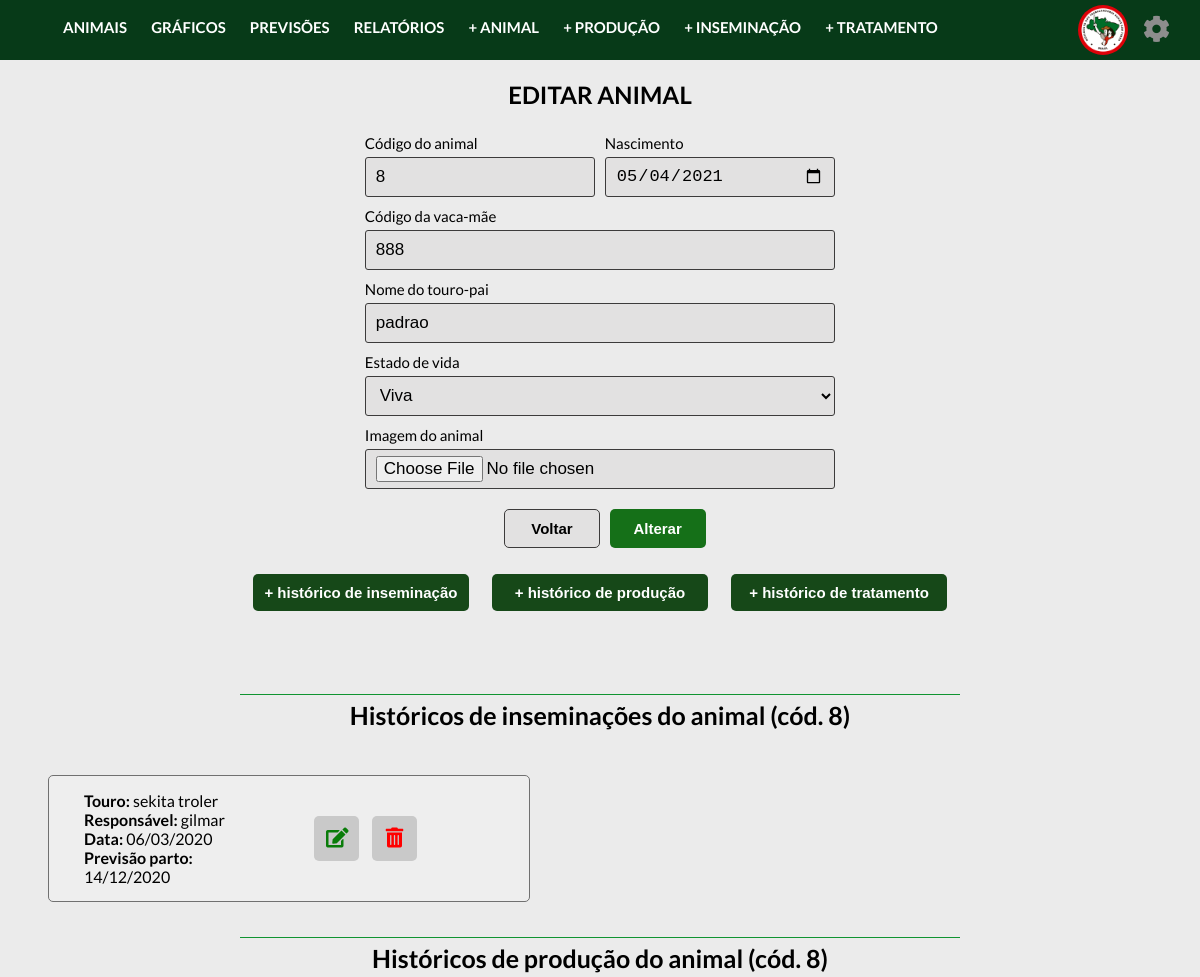
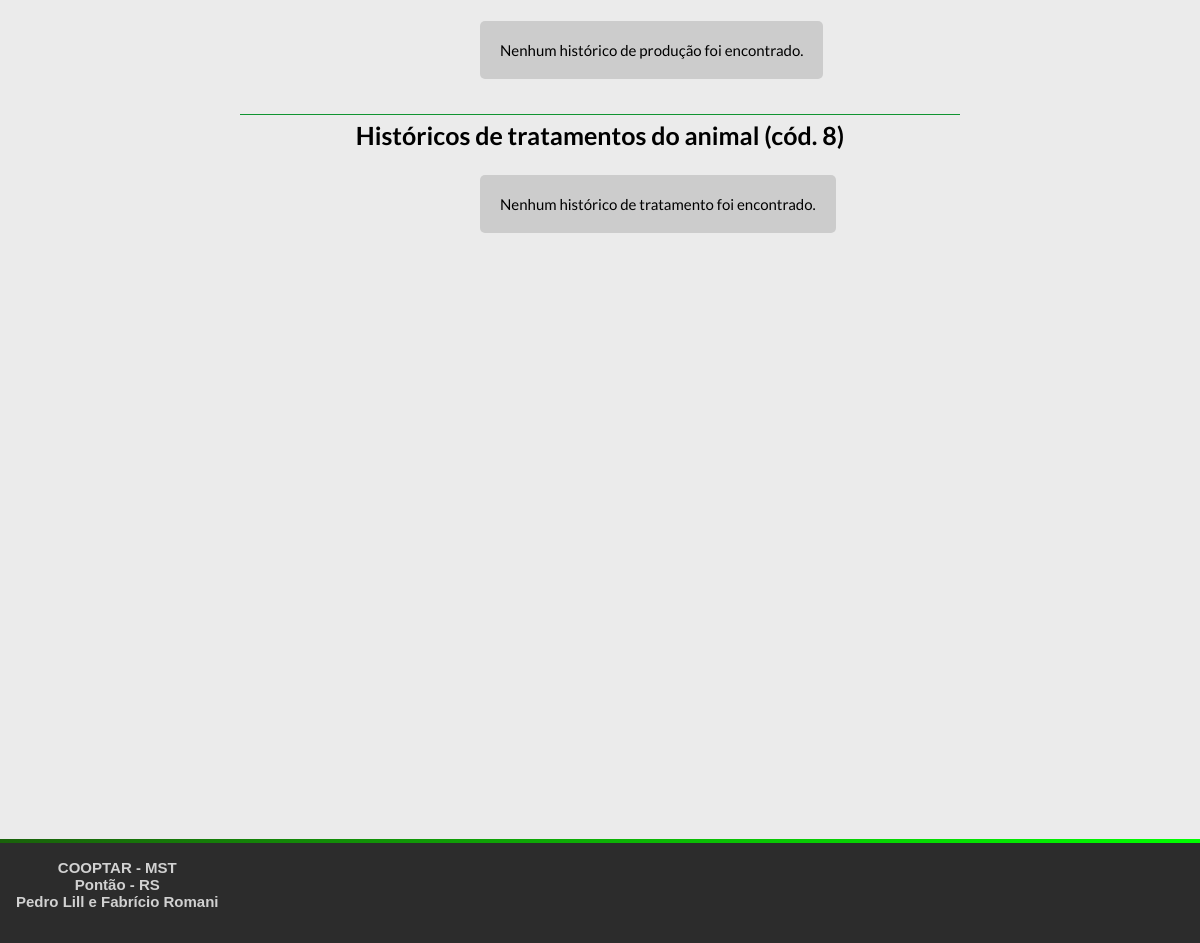
/controller/animalController.php?acao=altera&codAnimal=8, run on the app's committed database (2 pictures, top to bottom).
### tables this page shows
create table animal(
  codAnimal INTEGER NOT NULL,
  dtNascimento DATE NOT NULL,
  codMae INTEGER NOT NULL,
  nomePai VARCHAR(30) NOT NULL,
  estadoVida VARCHAR(10) NOT NULL,
  motivoMorte VARCHAR(30) NULL,
  dataMorte DATE NULL,
  nomeImagem VARCHAR(30) NOT NULL,
  PRIMARY KEY (codAnimal)
);

create table inseminacao(
  codInseminacao INTEGER AUTO_INCREMENT PRIMARY KEY,
  codAnimal INTEGER NOT NULL,
  dtInseminacao DATE NOT NULL,
  dtPrevSecagem DATE NOT NULL,
  dtPrevParto DATE NOT NULL,
  touroInseminador VARCHAR(20) NOT NULL,
  inseminadorResponsavel VARCHAR(40) NOT NULL,
  retorno VARCHAR(10) NOT NULL,
  obs TEXT,
   
  FOREIGN KEY (codAnimal) REFERENCES animal(codAnimal)
);

### controller/classes/Conexao.php (called while the page is built)
<?php
    class Conexao{
        public static $conexao;
        public static function conecta(){
            if(!isset(self::$conexao)){
                try{
                    self::$conexao = new PDO("mysql:host=localhost; dbname=projetointegrado", "admcooptar", "12345");
                }
                catch(PDOException $e){
                    echo "Erro de conexão: ". $e->getMessage();
                    die();
                }
            }
            return self::$conexao;
        }
    }
?>

### controller/classes/AnimalDAO.php (called while the page is built, shortened)
<?php
    require_once "Conexao.php";
    require_once "Animal.php";
    class AnimalDAO{
        public $conexao;
        public function __construct(){
            $this->conexao = Conexao::conecta();
        }
        public function buscar($codAnimal){
            try{
                $query = $this->conexao->prepare("select * from animal where codAnimal=:c");
                $query->bindParam(":c", $codAnimal, PDO::PARAM_INT);
                $query->execute();
                $registros = $query->fetchAll(PDO::FETCH_CLASS, "Animal");
                return $registros[0];
            }
            catch(PDOException $e){
                echo "Erro no acesso aos dados: ". $e->getMessage();
            }
        }
    }
?>

### controller/classes/Animal.php (called while the page is built, shortened)
<?php
    class Animal{
        private $codAnimal;
        private $dtNascimento;
        private $codMae;
        private $nomePai;
        private $estadoVida;
        private $nomeImagem;
        public function getCodAnimal(){
            return $this->codAnimal;
        }
        public function getDtNascimento(){
            return $this->dtNascimento;
        }
        public function getCodMae(){
            return $this->codMae;
        }
        public function getNomePai(){
            return $this->nomePai;
        }
        public function getEstadoVida(){
            return $this->estadoVida;
        }
        public function getNomeImagem(){
            return $this->nomeImagem;
        }
    }
?>

### controller/classes/InseminacaoDAO.php (called while the page is built, shortened)
<?php
    require_once "Conexao.php";
    require_once "Inseminacao.php";
    class InseminacaoDAO{
        public $conexao;
        public function __construct(){
            $this->conexao = Conexao::conecta();
        }
        public function buscaLista($codAnimal){
            try{
                $query = $this->conexao->prepare("select * from inseminacao where codAnimal = :c");
                $query->bindParam(":c", $codAnimal, PDO::PARAM_INT);
                $query->execute();
                $registros = $query->fetchAll(PDO::FETCH_CLASS, "Inseminacao");
                return $registros;
            }
            catch(PDOException $e){
                echo "Erro no acesso aos dados: ". $e->getMessage();
            }
        }
    }
?>

### controller/classes/Inseminacao.php (called while the page is built, shortened)
<?php
    class Inseminacao{
        private $codInseminacao;
        private $dtInseminacao;
        private $dtPrevParto;
        private $touroInseminador;
        private $inseminadorResponsavel;
        public function getCodInseminacao(){
            return $this->codInseminacao;
        }
        public function getDtInseminacao(){
            return $this->dtInseminacao;
        }
        public function getDtPrevParto(){
            return $this->dtPrevParto;
        }
        public function getTouroInseminador(){
            return $this->touroInseminador;
        }
        public function getInseminadorResponsavel(){
            return $this->inseminadorResponsavel;
        }
    }
?>

### controller/classes/ProducaoDAO.php (called while the page is built, shortened)
<?php
    require_once "Conexao.php";
    class ProducaoDAO{
        public $conexao;
        public function __construct(){
            $this->conexao = Conexao::conecta();
        }
        public function buscaLista($codAnimal){
            try{
                $query = $this->conexao->prepare("select * from producao where codAnimal = :c");
                $query->bindParam(":c", $codAnimal, PDO::PARAM_INT);
                $query->execute();
                $registros = $query->fetchAll(PDO::FETCH_CLASS, "Producao");
                return $registros;
            }
            catch(PDOException $e){
                echo "Erro no acesso aos dados: ". $e->getMessage();
            }
        }
    }
?>

### controller/classes/TratamentoDAo.php (called while the page is built, shortened)
<?php
    require_once "Conexao.php";
    class TratamentoDAO{
        public $conexao;
        public function __construct(){
            $this->conexao = Conexao::conecta();
        }
        public function buscaLista($codAnimal){
            try{
                $query = $this->conexao->prepare("select * from tratamento where codAnimal = :c");
                $query->bindParam(":c", $codAnimal, PDO::PARAM_INT);
                $query->execute();
                $registros = $query->fetchAll(PDO::FETCH_CLASS, "Tratamento");
                return $registros;
            }
            catch(PDOException $e){
                echo "Erro no acesso aos dados: ". $e->getMessage();
            }
        }
    }
?>

### controller/views/alteraAnimal.php (the view, shortened to what this page needs)
<main>
  <?php
    $codAnimal = isset($_POST['field_codAnimal']) ? $_POST['field_codAnimal'] : $animal->getCodAnimal();
    $dtNascimento = isset($_POST['field_dtNascimento']) ? $_POST['field_dtNascimento'] : $animal->getDtNascimento();
    $codMae = isset($_POST['field_codMae']) ? $_POST['field_codMae'] : $animal->getCodMae();
    $nomePai = isset($_POST['field_nomePai']) ? $_POST['field_nomePai'] : $animal->getNomePai();
    $estadoVida = isset($_POST['field_estadoVida']) ? $_POST['field_estadoVida'] : $animal->getEstadoVida();
    $nomeImagem = isset($_FILES['field_imagem']['name'])?($_FILES['field_imagem']['name']) : $animal->getNomeImagem();
  ?>
<?php require_once("../includes/header.php");?>
<form action="" class="container-historicos" name="form-inseminacao" method="post" enctype="multipart/form-data">
  <h2>EDITAR ANIMAL</h2>
  <div class="div-metade">
    <label class="label-cadastra" for="id_codAnimal">Código do animal </label>
    <input type="number" name="field_codAnimal" id="id_codAnimal" value="<?=$codAnimal ?>" required>
  </div>
  <div class="div-metade">
    <label class="label-cadastra" for="id_dtNascimento">Nascimento </label>
    <input type="date" name="field_dtNascimento" maxlength="100" id="id_dtNascimento" value="<?=$dtNascimento?>" required>
  </div>
  <div class="div-inteira">
    <label class="label-cadastra" for="id_codMae">Código da vaca-mãe </label>
    <input type="number" name="field_codMae" maxlength="100" id="id_codMae" value="<?=$codMae?>" required>
  </div>
  <div class="div-inteira">
    <label class="label-cadastra" for="id_nomePai">Nome do touro-pai </label>
    <input type="text" name="field_nomePai" maxlength="50" id="id_nomePai" value="<?=$nomePai?>" required>
  </div>
  <div class="div-inteira">
    <label class="label-cadastra" for="id_estadoVida">Estado de vida </label>
    <select name="field_estadoVida" id="id_estadoVida" onChange="estadoVida()" required >
        <option value="Viva" value="<?=$estadoVida?>">Viva</option>
  </select>
  </div>
  <div class="div-inteira">
    <label class="label-cadastra" for="id_nomeImagem">Imagem do animal </label>
    <input type="file" name="field_imagem" id="id_imagem" maxlength="50" id="id_nomeImagem" value="<?=$nomeImagem?>" required>
  </div>
  <button name="adiciona" class="button-form-voltar" type="button" onclick="botaoVoltar('alteraAnimal')">Voltar</button>
  <button name="adiciona" class="button-form-altera" type="submit">Alterar</button>
</form>
<div class="botoes-adiciona">
  <button name="adiciona" class="button-adiciona-historico-altera" onclick="adicionaHistoricoInse(<?=$codAnimal ?>)">+ histórico de inseminação</button>
  <button name="adiciona" class="button-adiciona-historico-altera" onclick="adicionaHistoricoProd(<?=$codAnimal ?>)">+ histórico de produção</button>
  <button name="adiciona" class="button-adiciona-historico-altera" onclick="adicionaHistoricoTrat(<?=$codAnimal ?>)">+ histórico de tratamento</button>
</div>
<br>
<br>
<?php include("listaInseminacao.php");?>
<?php include("listaProducao.php");?>
<?php include("listaTratamento.php");?>
<?php require_once("../includes/footer.php");?>
</main>

### controller/views/listaInseminacao.php (shortened to what this page needs)
<!DOCTYPE html>
<html lang="pt-br">
<head>
  <link href="../css/style.css" rel="stylesheet">
  <link href="../css/adicionar-animal.css" rel="stylesheet">
  <link href="../css/lista-animais.css" rel="stylesheet">
</head>
<div class="lista_animais">
  <?php
    require_once "../controller/classes/InseminacaoDAO.php";
    $obj = new InseminacaoDAO();
    $lista = $obj->buscaLista($codAnimal);
    ?>
    <h3>Históricos de inseminações do animal (cód. <?=$codAnimal?>)</h3>
    <?php
    if(count($lista) == 0){
    ?>
       <div class="div-nenhum-historico">
        <p>Nenhum histórico de inseminação foi encontrado.</p>
       </div>
    <?php
    }else{
      foreach ($lista as $inseminacao){
    ?>
      <div class="animal-historico">
          <div class="label">
              <div class="animal_descricao">
              <strong>Touro: </strong> <?=$inseminacao->getTouroInseminador()?> <br>
              <strong>Responsável: </strong> <?=$inseminacao->getInseminadorResponsavel()?> <br>
              <strong>Data: </strong> <?=date('d/m/Y', strtotime("+0 days",strtotime($inseminacao->getDtInseminacao())));?> <br>
              <strong>Previsão parto: </strong> <?=date('d/m/Y', strtotime("+0 days",strtotime($inseminacao->getDtPrevParto())));?>
            </div>
            <div>
              <button name="altera" class="button-edit" onclick="window.location.href='inseminacaoController.php?acao=altera&codInseminacao=<?=$inseminacao->getCodInseminacao() ?>'"><i class="fa fa-edit fa-1x"></i></button>
              <button name="exclui" class="button-delete" onclick=""><i class="fa fa-trash-alt fa-1x"></i></button>
            </div>
          </div>
      </div>
    <?php
      }
    }
  ?>
</div>

### controller/views/listaProducao.php (shortened to what this page needs)
<!DOCTYPE html>
<html lang="pt-br">
<head>
  <link href="../css/style.css" rel="stylesheet">
  <link href="../css/adicionar-animal.css" rel="stylesheet">
  <link href="../css/lista-animais.css" rel="stylesheet">
</head>
<div class="lista_animais">
  <?php
  require_once "../controller/classes/ProducaoDAO.php";
  $obj = new ProducaoDAO();
  $lista = $obj->buscaLista($codAnimal);
  ?>
  <h3>Históricos de produção do animal (cód. <?=$codAnimal?>)</h3>
  <?php
  if(count($lista) == 0){
    ?>
    <div class="div-nenhum-historico">
     <p>Nenhum histórico de produção foi encontrado.</p>
    </div>
   <?php
    }
  ?>
</div>

### controller/views/listaTratamento.php (shortened to what this page needs)
<!DOCTYPE html>
<html lang="pt-br">
<head>
  <link href="../css/style.css" rel="stylesheet">
  <link href="../css/adicionar-animal.css" rel="stylesheet">
  <link href="../css/lista-animais.css" rel="stylesheet">
</head>
<div class="lista_animais">
  <?php
  require_once "../controller/classes/TratamentoDAO.php";
  $obj = new TratamentoDAO();
  $lista = $obj->buscaLista($codAnimal);
  ?>
  <h3>Históricos de tratamentos do animal (cód. <?=$codAnimal?>)</h3>
  <?php
  if(count($lista) == 0){
    ?>
    <div class="div-nenhum-historico">
     <p>Nenhum histórico de tratamento foi encontrado.</p>
    </div>
   <?php
    }
  ?>
</div>

### css/style.css (style rules this page uses)
:root { --primary-color: #073a18; }
body { font-family: 'Lato', sans-serif; margin: 0; transition: transform 0.3s; background-color: #ebebeb; }
button, input[type='submit'] { border: 0; border-radius: 5px; color: #fff; cursor: pointer; padding: 8px 12px; }

### css/adicionar-animal.css (style rules this page uses)
.container-historicos { display: flex; flex-direction: row; justify-content: flex-start; flex-wrap: wrap; margin-left: 30%; width: 40%; }
input[type=date], input[type=text], input[type=file], select, input[type=number], input[type=password], input[type=checkbox] { background-color: #e2e1e1; width: 100%; padding: 6px 10px; margin: 5px 0 5px 0; display: inline-block; border: 1.8px solid #3c3b3b; box-sizing: border-box; border-radius: 3px; font-size: 17px; cursor: pointer; height: 40px; }
.label-cadastra { width: 100%; margin: 5px 0 0 0; display: block; box-sizing: border-box; font-size: 15px; }
.container-historicos h2 { width: 100%; text-align: center; }
.button-form-altera { background-color: #157018; color: white; padding: 10px; margin: 15px 0 0 1%; border: none; cursor: pointer; width: 20%; font-size: 15px; font-weight: bold; }
.button-form-voltar { background-color: #e2e1e1; color: black; padding: 10px; margin: 15px 1% 0 30%; border: none; cursor: pointer; border: 1px solid #3c3b3b; width: 20%; font-size: 15px; font-weight: bold; }
.div-metade { width: 48%; margin: 0 1% 0 1%; }
.div-inteira { width: 98%; margin: 0 1% 0 1%; }
.botoes-adiciona { width: 60%; margin-left: 20%; text-align: center; }
.button-adiciona-historico-altera { background-color: #164818; color: white; margin: 10px; padding: 10px; border: none; cursor: pointer; width: 30%; font-size: 15px; font-weight: bold; }

### css/lista-animais.css (style rules this page uses)
.lista_animais { display: flex; flex-direction: row; justify-content: flex-start; flex-wrap: wrap; margin-top: 10px; }
h3 { width: 100%; text-align: center; font-size:25px; font-weight: bold; }
.lista_animais h3 { width: 60%; margin-left: 20%; border-top: 1px solid #109431; padding-top: 5px; }
.animal-historico { cursor: pointer; width: 40vw; font-size: 15px; background-color: #eeeeee; border: 1px solid #707070; margin: 20px 4vw 0 4vw; border-radius: 5px; transition: 0.3s; }
.div-nenhum-historico { background-color: rgb(204, 204, 204); font-size: 15px; padding: 20px; margin-left: 40vw; border-radius: 5px; }
.div-nenhum-historico p { margin: 0; }
.animal-historico .label { display: flex; margin: 15px; align-items: center; }
.animal_descricao { margin-left: 20px; font-size: 16px; width: 40%; display: block; flex-direction: column; }
.button-delete { background-color: #8888885f; color: #ff0000; font-size: 20px; font-weight: 200; width: 45px; height: 45px; margin-left: 10px; }
.button-edit { background-color: #8888885f; color: #097c09; font-size: 20px; font-weight: 200; width: 45px; height: 45px; margin-left: 50px; }

### data on the page
animal: field_codAnimal "8", field_dtNascimento "05/04/2021", field_codMae "888", field_nomePai "padrao", codAnimal "8"
inseminacao: touroInseminador "sekita troler", inseminadorResponsavel "gilmar", dtInseminacao "06/03/2020", dtPrevParto "14/12/2020"
